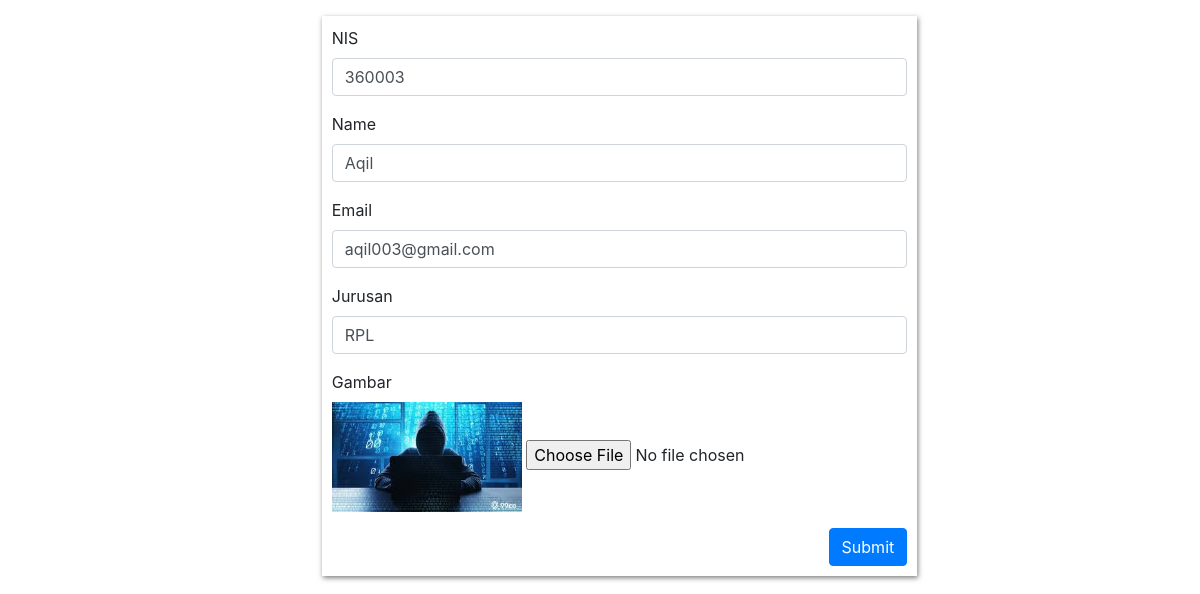
Page /ubah.php?id=3 on the committed database.
### tables this page shows
CREATE TABLE `siswa_smk` (
  `id` int(11) NOT NULL,
  `NIS` int(8) NOT NULL,
  `Nama` varchar(250) NOT NULL,
  `Email` varchar(250) NOT NULL,
  `Jurusan` varchar(250) NOT NULL,
  `Gambar` varchar(250) NOT NULL
);

### functions.php (called while the page is built, shortened)
<?php
$conn = mysqli_connect('localhost','root','','smkpesat2');
function read($query){
    global $conn;
    $result = mysqli_query($conn,$query);
    $rows = [];
    while($row = mysqli_fetch_assoc($result)){
        $rows[] = $row;
    }
    return $rows;
}
?>

### ubah.php (the view, shortened to what this page needs)
<?php
require 'functions.php';
$id = $_GET['id'];
$siswa = read("SELECT * FROM siswa_smk WHERE id = $id")[0];
?>
<!doctype html>
<html lang="en">
  <head>
    <link rel="stylesheet" href="https://cdn.jsdelivr.net/npm/bootstrap@4.6.0/dist/css/bootstrap.min.css">
  </head>
  <body>
  <div class = "row ml-4 mt-3 justify-content-center">
	<div class = "col-lg-6" style = "box-shadow: 1px 2px 5px rgba(0,0,0,.5); padding:10px;">
	<form action = "" method = "post" enctype = "multipart/form-data">
		<div class="mb-3">
			<label for="nis" class="form-label">NIS</label>
			<input type="text" class="form-control" id="nis" name = "nis" required placeholder="Ketik disini ..." value = "<?= $siswa['NIS'] ?>">
		</div>
		<div class="mb-3">
			<label for="name" class="form-label">Name</label>
			<input type="text" class="form-control" id="name" name = "name" required placeholder="Ketik disini ..." value = "<?= $siswa['Nama'] ?>">
		</div>
		<div class="mb-3">
			<label for="email" class="form-label">Email</label>
			<input type="text" class="form-control" id="email" name = "email" required placeholder="Ketik disini ..." value = "<?= $siswa['Email'] ?>">
		</div>
		<div class="mb-3">
			<label for="jurusan" class="form-label">Jurusan</label>
			<input type="text" class="form-control" id="jurusan" name = "jurusan" required placeholder="Ketik disini ..." value = "<?= $siswa['Jurusan'] ?>">
		</div>
		<div>
			<label for="jurusan" class="form-label">Gambar</label>
		</div>
		<div class="mb-3">
			<img src="img/<?= $siswa['Gambar'] ?>" alt="" style = "width:190px;">
			<input type="file"  id="gambar" name = "gambar" required placeholder="Ketik disini ...">
		</div>
		<button class = "btn btn-primary float-right" type = "submit" name = "submit">Submit</button>
	 </form>
	</div>
  </div>
  </body>
</html>

### rows in the picture
siswa_smk: nis "360003", name "Aqil", email "aqil003@gmail.com", jurusan "RPL", Gambar (picture)
